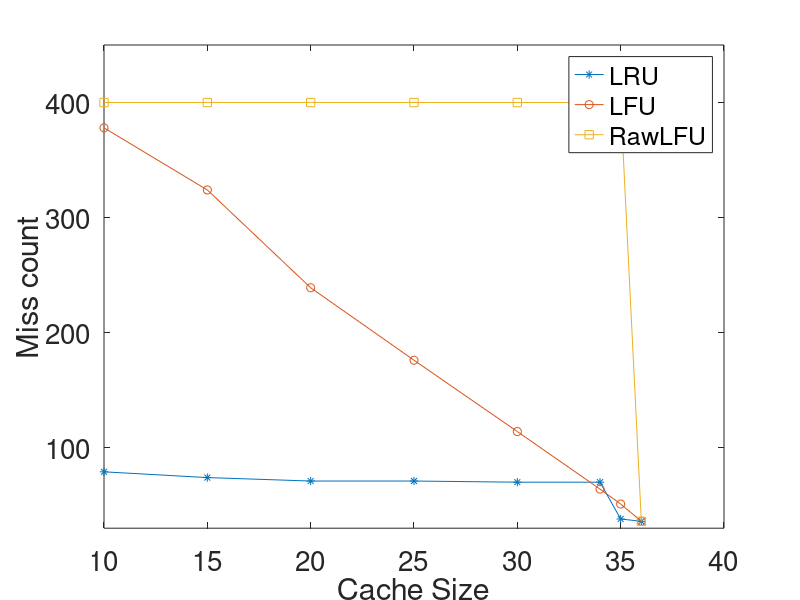

The MATLAB script that drew this image:
%% testcase
X   =   [10, 15, 20, 25, 30, 34, 35, 36];
LRU =   [79, 74, 71, 71, 70, 70, 38, 36];

LFU =   [378,324,239,176,114,64, 51, 36];
% BLD =   [ ,36];
Raw_LFU=[400, 400, 400, 400, 400, 400, 400, 36];

plot(X,LRU,'-*',X,LFU,'-o',X,Raw_LFU,'-s');
xlabel('Cache Size');
ylabel('Miss count');
axis([10,40,30,450]);
set(gca,'FontSize',20);
legend('LRU','LFU','RawLFU');